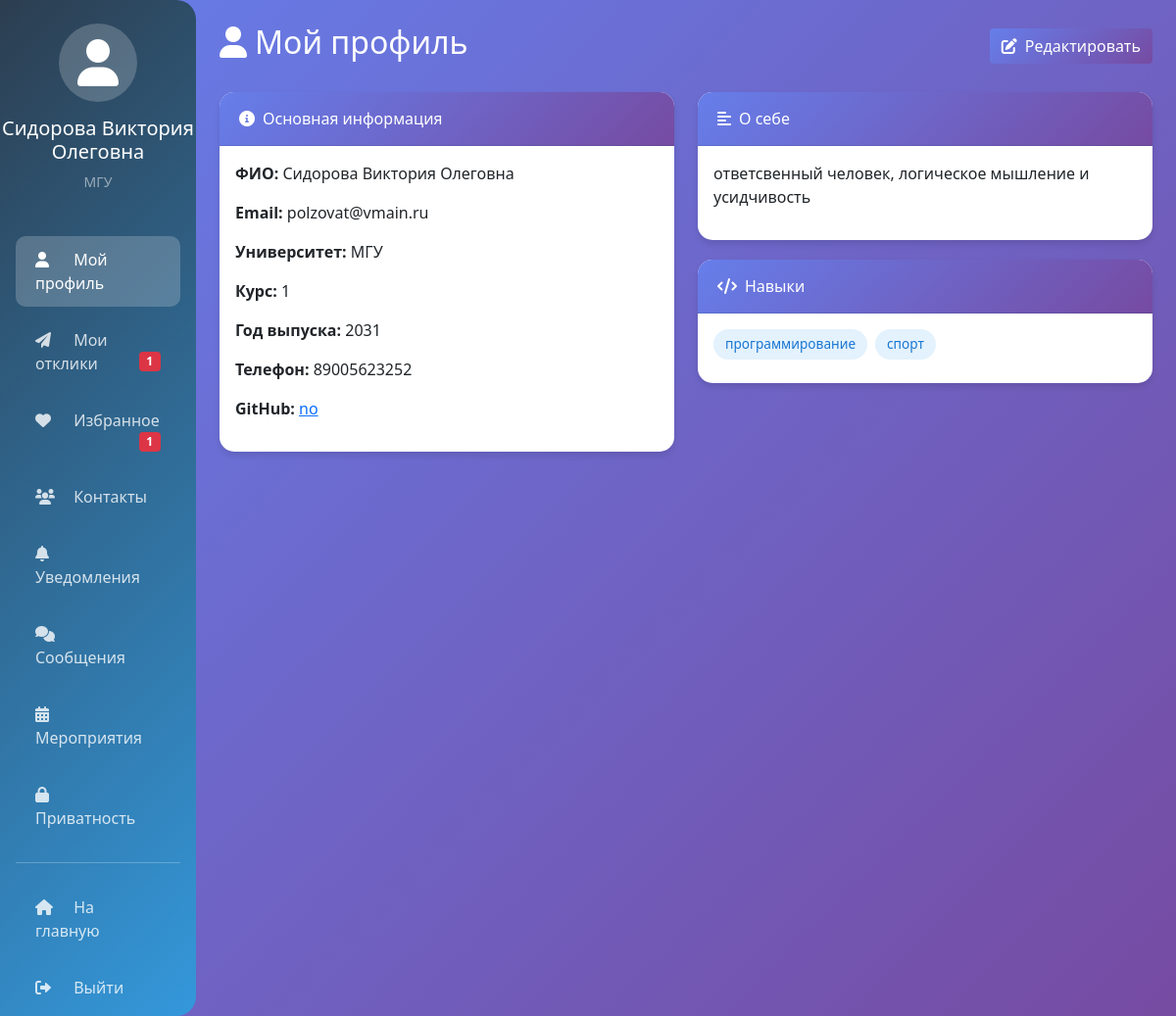
Page /profile/seeker/11 (signed in) on the committed database.
### main.py (models this page shows)
class SeekerProfile(Base):
    __tablename__ = "seeker_profiles"
    id = Column(Integer, primary_key=True, index=True)
    user_id = Column(Integer, ForeignKey("users.id"), unique=True)
    full_name = Column(String, nullable=False, default="")
    university = Column(String, nullable=False, default="")
    course = Column(String, nullable=True)
    graduation_year = Column(Integer, nullable=True)
    about = Column(Text, nullable=True)
    skills = Column(Text, nullable=True)
    experience = Column(Text, nullable=True)
    github = Column(String, nullable=True)
    portfolio = Column(String, nullable=True)
    phone = Column(String, nullable=True)
    privacy_settings = Column(Text, default='{"show_profile": true, "show_responses": false}')
    user = relationship("User", back_populates="seeker_profile")
    responses = relationship("ApplicationResponse", back_populates="seeker")
    favorites = relationship("Favorite", back_populates="seeker")
    connections = relationship("Connection", foreign_keys="Connection.seeker_id", back_populates="seeker")

class User(Base):
    __tablename__ = "users"
    id = Column(Integer, primary_key=True, index=True)
    email = Column(String, unique=True, index=True, nullable=False)
    username = Column(String, unique=True, index=True, nullable=False)
    password_hash = Column(String, nullable=False)
    role = Column(String, default="seeker")
    is_active = Column(Boolean, default=True)
    created_at = Column(DateTime, default=datetime.utcnow)
    verification_token = Column(String, nullable=True)
    seeker_profile = relationship("SeekerProfile", back_populates="user", uselist=False)
    employer_profile = relationship("EmployerProfile", back_populates="user", uselist=False)
    curator_profile = relationship("CuratorProfile", back_populates="user", uselist=False)

### main.py (the view)
@app.get("/profile/seeker/{user_id}", response_class=HTMLResponse)
async def seeker_profile(request: Request, user_id: int, db: Session = Depends(get_db)):
    try:
        current_user = get_current_user(request, db)
        if not current_user:
            return RedirectResponse(url="/login", status_code=302)
        current_role = get_user_role_safe(current_user)
        if current_user.id != user_id and current_role.lower() != 'admin':
            return RedirectResponse(url=f"/profile/seeker/{current_user.id}", status_code=302)
        user = db.query(User).filter(User.id == user_id, User.role == 'seeker').first()
        if not user:
            raise HTTPException(status_code=404, detail="Профиль не найден")
        profile = user.seeker_profile
        if not profile:
            profile = SeekerProfile(
                user_id=user.id,
                full_name=user.username,
                university="Не указан",
                privacy_settings='{"show_profile": true, "show_responses": false}'
            )
            db.add(profile)
            db.commit()
            db.refresh(profile)
        responses = db.query(ApplicationResponse).filter(ApplicationResponse.seeker_id == profile.id).all()
        favorites = db.query(Favorite).filter(Favorite.seeker_id == profile.id).all()
        connections = db.query(Connection).filter(
            (Connection.seeker_id == profile.id) | (Connection.friend_id == profile.id),
            Connection.status == "accepted"
        ).all()
        skills = json.loads(profile.skills) if profile.skills else []
        return templates.TemplateResponse("seeker_dashboard.html", {
            "request": request,
            "user": user,
            "profile": profile,
            "responses": responses,
            "favorites": favorites,
            "connections": connections,
            "skills": skills,
            "current_user": current_user
        })
    except Exception as e:
        print(f"❌ Ошибка профиля соискателя: {e}")
        import traceback
        traceback.print_exc()
        raise HTTPException(status_code=500, detail=str(e))

### templates/seeker_dashboard.html (shortened to what this page needs)
<!DOCTYPE html>
<html lang="ru">
<head>
    <link href="https://cdn.jsdelivr.net/npm/bootstrap@5.1.3/dist/css/bootstrap.min.css" rel="stylesheet">
    <link rel="stylesheet" href="https://cdnjs.cloudflare.com/ajax/libs/font-awesome/6.0.0/css/all.min.css">
</head>
<body>
    <div class="container-fluid">
        <div class="row">
            <div class="col-md-3 col-lg-2 px-0 sidebar">
                <div class="text-center py-4">
                    <div class="avatar"><i class="fas fa-user"></i></div>
                    <h5>{{ profile.full_name or user.username }}</h5>
                    <p class="small text-white-50">{{ profile.university or 'Соискатель' }}</p>
                </div>
                <nav class="nav flex-column px-3">
    <a class="nav-link active" href="#" onclick="showSection('profile')"><i class="fas fa-user"></i> Мой профиль</a>
    <a class="nav-link" href="#" onclick="showSection('responses')"><i class="fas fa-paper-plane"></i> Мои отклики {% if responses %}<span class="badge bg-danger float-end">{{ responses|length }}</span>{% endif %}</a>
    <a class="nav-link" href="#" onclick="showSection('favorites')"><i class="fas fa-heart"></i> Избранное {% if favorites %}<span class="badge bg-danger float-end">{{ favorites|length }}</span>{% endif %}</a>
    <a class="nav-link" href="#" onclick="showSection('network')"><i class="fas fa-users"></i> Контакты </a>
    <a class="nav-link" href="#" onclick="showSection('notifications')"><i class="fas fa-bell"></i> Уведомления </a>
    <a class="nav-link" href="#" onclick="showSection('chats')"><i class="fas fa-comments"></i> Сообщения </a>
    <a class="nav-link" href="#" onclick="showSection('events')"><i class="fas fa-calendar-alt"></i> Мероприятия</a>
    <a class="nav-link" href="#" onclick="showSection('privacy')"><i class="fas fa-lock"></i> Приватность</a>
    <hr class="bg-light my-3">
    <a class="nav-link" href="/"><i class="fas fa-home"></i> На главную</a>
    <a class="nav-link" href="/logout"><i class="fas fa-sign-out-alt"></i> Выйти</a>
</nav>
            </div>
            <div class="col-md-9 col-lg-10 p-4">
                <div id="profileSection">
                    <div class="d-flex justify-content-between align-items-center mb-4">
                        <h2 class="text-white"><i class="fas fa-user me-2"></i>Мой профиль</h2>
                        <button class="btn btn-primary" onclick="openEditModal()"><i class="fas fa-edit me-2"></i>Редактировать</button>
                    </div>
                    <div class="row">
                        <div class="col-md-6">
                            <div class="card">
                                <div class="card-header"><i class="fas fa-info-circle me-2"></i>Основная информация</div>
                                <div class="card-body">
                                    <p><strong>ФИО:</strong> {{ profile.full_name or 'Не указано' }}</p>
                                    <p><strong>Email:</strong> {{ user.email }}</p>
                                    <p><strong>Университет:</strong> {{ profile.university or 'Не указан' }}</p>
                                    <p><strong>Курс:</strong> {{ profile.course or 'Не указан' }}</p>
                                    <p><strong>Год выпуска:</strong> {{ profile.graduation_year or 'Не указан' }}</p>
                                    {% if profile.phone %}<p><strong>Телефон:</strong> {{ profile.phone }}</p>{% endif %}
                                    {% if profile.github %}<p><strong>GitHub:</strong> <a href="{{ profile.github }}" target="_blank">{{ profile.github }}</a></p>{% endif %}
                                </div>
                            </div>
                        </div>
                        <div class="col-md-6">
                            <div class="card">
                                <div class="card-header"><i class="fas fa-align-left me-2"></i>О себе</div>
                                <div class="card-body"><p>{{ profile.about or 'Информация не заполнена' }}</p></div>
                            </div>
                            <div class="card">
                                <div class="card-header"><i class="fas fa-code me-2"></i>Навыки</div>
                                <div class="card-body">
                                    {% set skills = profile.skills|from_json %}
                                    {% if skills %}{% for skill in skills %}<span class="skill-tag">{{ skill }}</span>{% endfor %}{% else %}<p class="text-muted">Навыки не добавлены</p>{% endif %}
                                </div>
                            </div>
                        </div>
                    </div>
                </div>
            </div>
        </div>
    </div>
    {% set skills = profile.skills|from_json %}
</body>
</html>

### templates/seeker_dashboard.html (style rules this page uses)
body { background: linear-gradient(135deg, #667eea 0%, #764ba2 100%); min-height: 100vh; }
.sidebar { background: linear-gradient(135deg, #2c3e50 0%, #3498db 100%); min-height: 100vh; color: white; border-radius: 0 20px 20px 0; }
.sidebar .nav-link { color: rgba(255,255,255,0.8); padding: 12px 20px; margin: 5px 0; border-radius: 10px; transition: all 0.3s; }
.sidebar .nav-link.active { background: rgba(255,255,255,0.2); color: white; }
.sidebar .nav-link i { width: 25px; margin-right: 10px; }
.avatar { width: 80px; height: 80px; background: rgba(255,255,255,0.2); border-radius: 50%; display: flex; align-items: center; justify-content: center; margin: 0 auto 15px; }
.avatar i { font-size: 3rem; }
.card { border-radius: 15px; border: none; box-shadow: 0 4px 6px rgba(0,0,0,0.1); margin-bottom: 20px; }
.card-header { background: linear-gradient(135deg, #667eea 0%, #764ba2 100%); color: white; border-radius: 15px 15px 0 0 !important; padding: 15px 20px; }
.btn-primary { background: linear-gradient(135deg, #667eea 0%, #764ba2 100%); border: none; }
.skill-tag { display: inline-block; padding: 5px 12px; background: #e3f2fd; color: #1976d2; border-radius: 20px; font-size: 0.85rem; margin-right: 8px; margin-bottom: 8px; }

### rows in the picture
SeekerProfile: full_name "Сидорова Виктория Олеговна", university "МГУ", course "1", graduation_year "2031", phone "89005623252", github "no", about "ответсвенный человек, логическое мышление и усидчивость"
User: email "polzovat@vmain.ru"

### other values in the picture
{{ responses|length }} "1"
{{ favorites|length }} "1"
{{ skill }} "программирование" "спорт"
